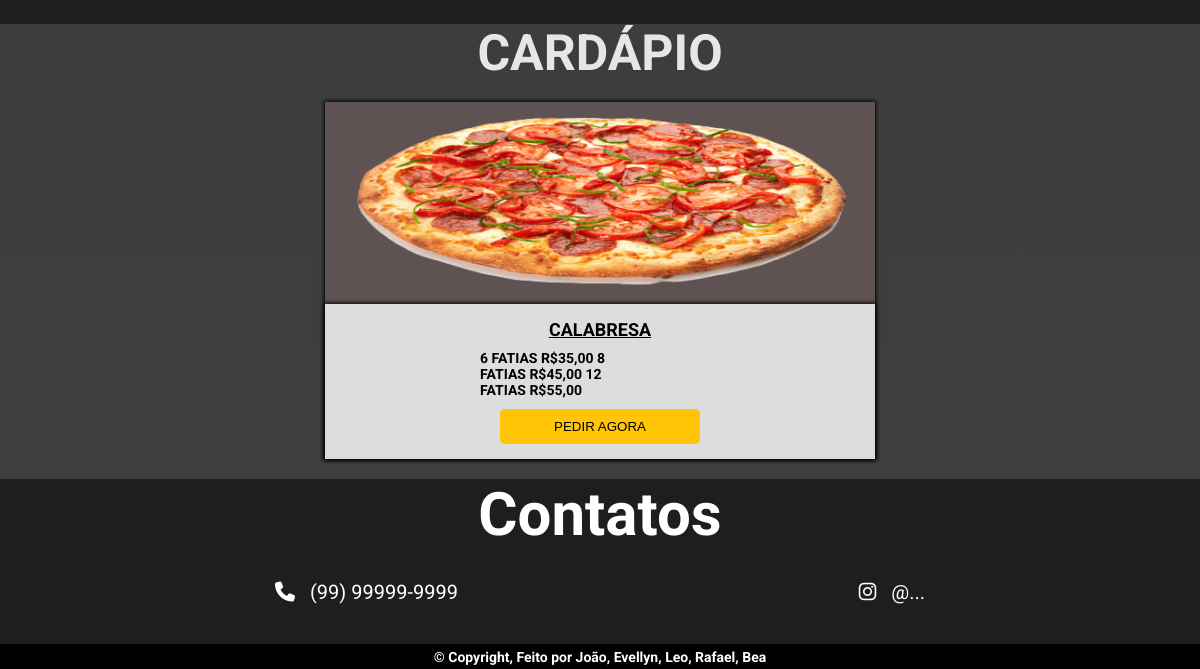
/ (lower part), run on an earlier commit of the app's database.
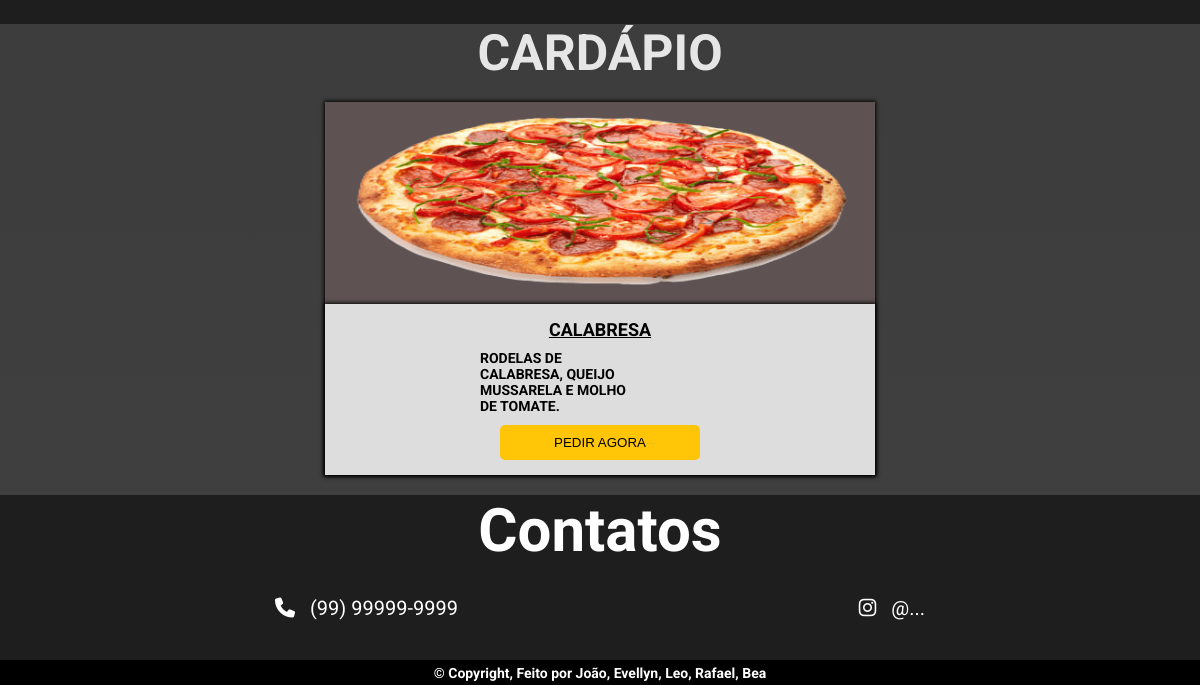
And on a later commit of the database.
### produto/models.py (models this page shows, shortened)
class Produto(models.Model):
    nome_produto = models.CharField(max_length=500)
    img = models.ImageField(upload_to='post_img')
    categoria = models.ForeignKey(Categoria, on_delete=models.CASCADE)
    preco = models.FloatField()
    descricao = models.TextField()
    ingredientes = models.CharField(max_length=2000)
    adicionais = models.ManyToManyField(Adicional, blank=True)
    ativo = models.BooleanField(default=True)

### produto/views.py (the view)
# urls.py: 2. Add a URL to urlpatterns:  path('', views.home, name='home')
def home(request):
    if not request.session.get('carrinho'):
        request.session['carrinho'] = []
        request.session.save()
    produtos = Produto.objects.all()
    categorias = Categoria.objects.all()
    return render(request, 'home.html', {'produtos': produtos,
                                        'carrinho': len(request.session['carrinho']),
                                        'categorias': categorias,
                                        })

### produto/templates/home.html (shortened to what this page needs)
{%extends 'base.html'%} {% block content%} {% load static %}
<section class="sobre-nos" id="sobrenos">
</section>
<section class="cardapio" id="cardapio">
  <h2>Cardápio</h2>
  {% for produto in produtos %} {% if produto.ativo %}
  <div class="itens-cardapio">
    <div class="pizzas">
      <img src="/media/{{produto.img}}" alt="Pizza" />
      <div class="info">
        <h3>{{produto.nome_produto}}</h3>
        <h4>{{produto.descricao}}</h4>
        <a href="{% url 'produto' produto.id%}">
          <button class="pedir">pedir agora</button>
        </a>
      </div>
    </div>
  </div>
  {% endif %} {% endfor %}
</section>
{%endblock%}

What changed in the data, as far as the page shows it:
changed Produto "CALABRESA": descricao "6 FATIAS R$35,00 8 FATIAS R$45,00 12 FATIAS R$55,00" → "RODELAS DE CALABRESA, QUEIJO MUSSARELA E MOLHO DE TOMATE."
